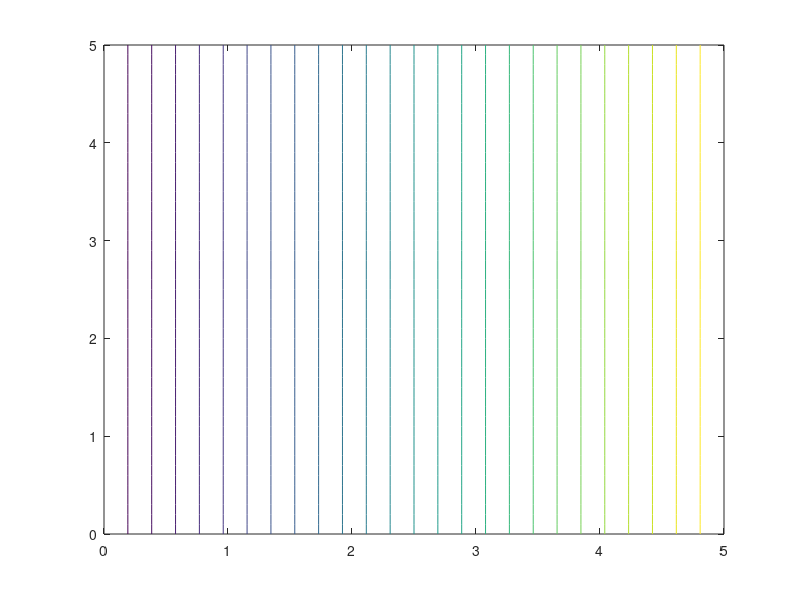
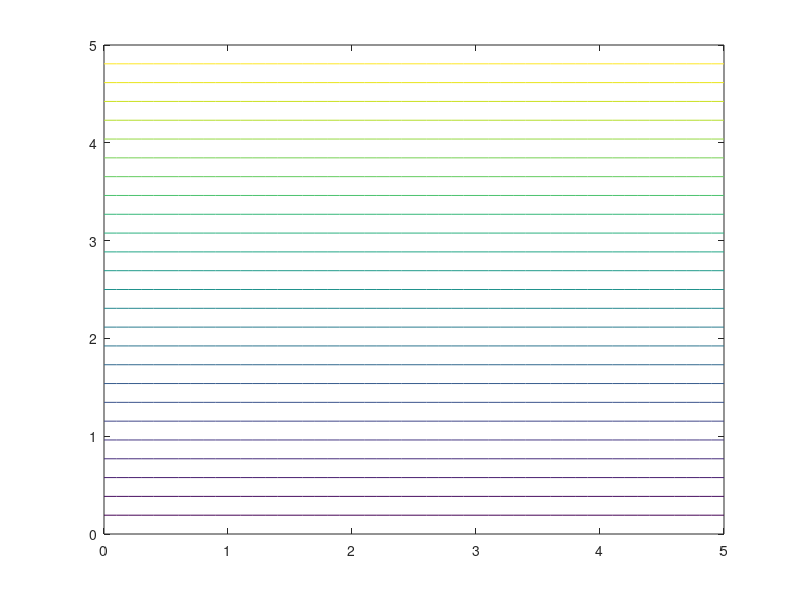
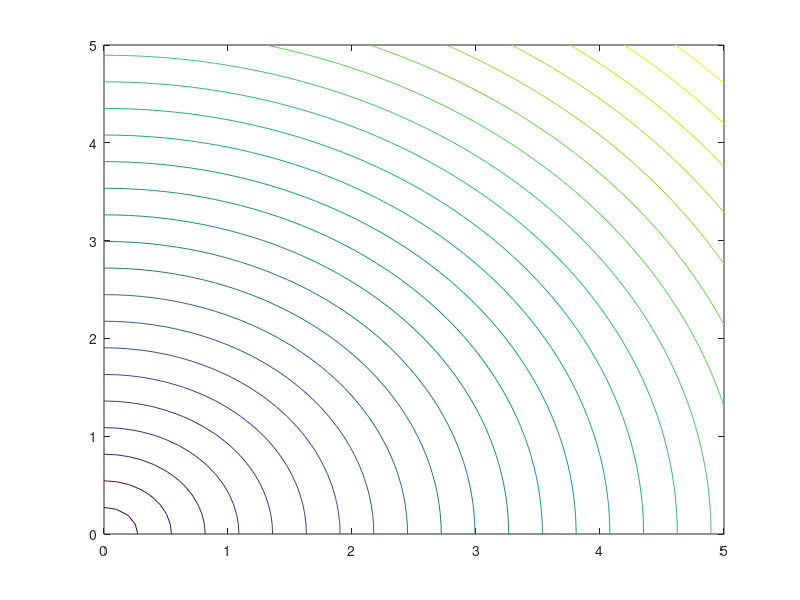

Recreate these plots in MATLAB, in order.
[x,y] = meshgrid(0:0.1:5,0:0.1:5);
z       = x + 1i*y;
theta   = angle(z);
r       = abs(z);
U = 2;
W = U*z;
phi = real(W);
psi = imag(W);
V = conj(W);
v=abs(V);

figure
contour(x,y,phi,25);
figure
contour(x,y,psi,25)
figure
contour(x,y,v,25)